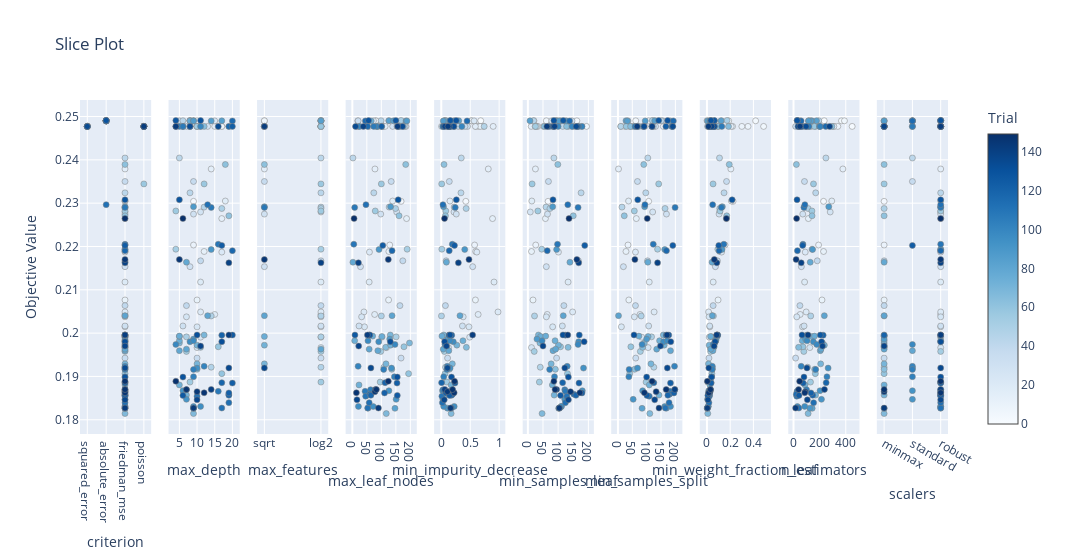

The notebook cell this image was saved under:
### Code cell
# Hyperparameters to score dependency

optuna.visualization.plot_slice(study)

### Figure 1 — Plotly figure (JSON) as saved in the notebook; plotly's stock layout.template omitted (floating-point values rounded to 4 significant figures; data arrays with more than 128 entries replaced by an {"elided": "..."} marker saying what was removed)
{"data": [{"marker": {"color": {"elided": "150 int values"}, "colorbar": {"title": {"text": "Trial"}, "x": 1, "xpad": 40}, "colorscale": [[0, "rgb(247,251,255)"], [0.125, "rgb(222,235,247)"], [0.25, "rgb(198,219,239)"], [0.375, "rgb(158,202,225)"], [0.5, "rgb(107,174,214)"], [0.625, "rgb(66,146,198)"], [0.75, "rgb(33,113,181)"], [0.875, "rgb(8,81,156)"], [1, "rgb(8,48,107)"]], "line": {"color": "Grey", "width": 0.5}, "showscale": true}, "mode": "markers", "name": "Feasible Trial", "showlegend": false, "type": "scatter", "x": {"elided": "150 str values"}, "xaxis": "x", "y": {"elided": "150 float values"}, "yaxis": "y"}, {"marker": {"color": {"elided": "150 int values"}, "colorbar": {"title": {"text": "Trial"}, "x": 1, "xpad": 40}, "colorscale": [[0, "rgb(247,251,255)"], [0.125, "rgb(222,235,247)"], [0.25, "rgb(198,219,239)"], [0.375, "rgb(158,202,225)"], [0.5, "rgb(107,174,214)"], [0.625, "rgb(66,146,198)"], [0.75, "rgb(33,113,181)"], [0.875, "rgb(8,81,156)"], [1, "rgb(8,48,107)"]], "line": {"color": "Grey", "width": 0.5}, "showscale": false}, "mode": "markers", "name": "Feasible Trial", "showlegend": false, "type": "scatter", "x": {"elided": "150 int values"}, "xaxis": "x2", "y": {"elided": "150 float values"}, "yaxis": "y2"}, {"marker": {"color": {"elided": "150 int values"}, "colorbar": {"title": {"text": "Trial"}, "x": 1, "xpad": 40}, "colorscale": [[0, "rgb(247,251,255)"], [0.125, "rgb(222,235,247)"], [0.25, "rgb(198,219,239)"], [0.375, "rgb(158,202,225)"], [0.5, "rgb(107,174,214)"], [0.625, "rgb(66,146,198)"], [0.75, "rgb(33,113,181)"], [0.875, "rgb(8,81,156)"], [1, "rgb(8,48,107)"]], "line": {"color": "Grey", "width": 0.5}, "showscale": false}, "mode": "markers", "name": "Feasible Trial", "showlegend": false, "type": "scatter", "x": {"elided": "150 str values"}, "xaxis": "x3", "y": {"elided": "150 float values"}, "yaxis": "y3"}, {"marker": {"color": {"elided": "150 int values"}, "colorbar": {"title": {"text": "Trial"}, "x": 1, "xpad": 40}, "colorscale": [[0, "rgb(247,251,255)"], [0.125, "rgb(222,235,247)"], [0.25, "rgb(198,219,239)"], [0.375, "rgb(158,202,225)"], [0.5, "rgb(107,174,214)"], [0.625, "rgb(66,146,198)"], [0.75, "rgb(33,113,181)"], [0.875, "rgb(8,81,156)"], [1, "rgb(8,48,107)"]], "line": {"color": "Grey", "width": 0.5}, "showscale": false}, "mode": "markers", "name": "Feasible Trial", "showlegend": false, "type": "scatter", "x": {"elided": "150 int values"}, "xaxis": "x4", "y": {"elided": "150 float values"}, "yaxis": "y4"}, {"marker": {"color": {"elided": "150 int values"}, "colorbar": {"title": {"text": "Trial"}, "x": 1, "xpad": 40}, "colorscale": [[0, "rgb(247,251,255)"], [0.125, "rgb(222,235,247)"], [0.25, "rgb(198,219,239)"], [0.375, "rgb(158,202,225)"], [0.5, "rgb(107,174,214)"], [0.625, "rgb(66,146,198)"], [0.75, "rgb(33,113,181)"], [0.875, "rgb(8,81,156)"], [1, "rgb(8,48,107)"]], "line": {"color": "Grey", "width": 0.5}, "showscale": false}, "mode": "markers", "name": "Feasible Trial", "showlegend": false, "type": "scatter", "x": {"elided": "150 float values"}, "xaxis": "x5", "y": {"elided": "150 float values"}, "yaxis": "y5"}, {"marker": {"color": {"elided": "150 int values"}, "colorbar": {"title": {"text": "Trial"}, "x": 1, "xpad": 40}, "colorscale": [[0, "rgb(247,251,255)"], [0.125, "rgb(222,235,247)"], [0.25, "rgb(198,219,239)"], [0.375, "rgb(158,202,225)"], [0.5, "rgb(107,174,214)"], [0.625, "rgb(66,146,198)"], [0.75, "rgb(33,113,181)"], [0.875, "rgb(8,81,156)"], [1, "rgb(8,48,107)"]], "line": {"color": "Grey", "width": 0.5}, "showscale": false}, "mode": "markers", "name": "Feasible Trial", "showlegend": false, "type": "scatter", "x": {"elided": "150 int values"}, "xaxis": "x6", "y": {"elided": "150 float values"}, "yaxis": "y6"}, {"marker": {"color": {"elided": "150 int values"}, "colorbar": {"title": {"text": "Trial"}, "x": 1, "xpad": 40}, "colorscale": [[0, "rgb(247,251,255)"], [0.125, "rgb(222,235,247)"], [0.25, "rgb(198,219,239)"], [0.375, "rgb(158,202,225)"], [0.5, "rgb(107,174,214)"], [0.625, "rgb(66,146,198)"], [0.75, "rgb(33,113,181)"], [0.875, "rgb(8,81,156)"], [1, "rgb(8,48,107)"]], "line": {"color": "Grey", "width": 0.5}, "showscale": false}, "mode": "markers", "name": "Feasible Trial", "showlegend": false, "type": "scatter", "x": {"elided": "150 int values"}, "xaxis": "x7", "y": {"elided": "150 float values"}, "yaxis": "y7"}, {"marker": {"color": {"elided": "150 int values"}, "colorbar": {"title": {"text": "Trial"}, "x": 1, "xpad": 40}, "colorscale": [[0, "rgb(247,251,255)"], [0.125, "rgb(222,235,247)"], [0.25, "rgb(198,219,239)"], [0.375, "rgb(158,202,225)"], [0.5, "rgb(107,174,214)"], [0.625, "rgb(66,146,198)"], [0.75, "rgb(33,113,181)"], [0.875, "rgb(8,81,156)"], [1, "rgb(8,48,107)"]], "line": {"color": "Grey", "width": 0.5}, "showscale": false}, "mode": "markers", "name": "Feasible Trial", "showlegend": false, "type": "scatter", "x": {"elided": "150 float values"}, "xaxis": "x8", "y": {"elided": "150 float values"}, "yaxis": "y8"}, {"marker": {"color": {"elided": "150 int values"}, "colorbar": {"title": {"text": "Trial"}, "x": 1, "xpad": 40}, "colorscale": [[0, "rgb(247,251,255)"], [0.125, "rgb(222,235,247)"], [0.25, "rgb(198,219,239)"], [0.375, "rgb(158,202,225)"], [0.5, "rgb(107,174,214)"], [0.625, "rgb(66,146,198)"], [0.75, "rgb(33,113,181)"], [0.875, "rgb(8,81,156)"], [1, "rgb(8,48,107)"]], "line": {"color": "Grey", "width": 0.5}, "showscale": false}, "mode": "markers", "name": "Feasible Trial", "showlegend": false, "type": "scatter", "x": {"elided": "150 int values"}, "xaxis": "x9", "y": {"elided": "150 float values"}, "yaxis": "y9"}, {"marker": {"color": {"elided": "150 int values"}, "colorbar": {"title": {"text": "Trial"}, "x": 1, "xpad": 40}, "colorscale": [[0, "rgb(247,251,255)"], [0.125, "rgb(222,235,247)"], [0.25, "rgb(198,219,239)"], [0.375, "rgb(158,202,225)"], [0.5, "rgb(107,174,214)"], [0.625, "rgb(66,146,198)"], [0.75, "rgb(33,113,181)"], [0.875, "rgb(8,81,156)"], [1, "rgb(8,48,107)"]], "line": {"color": "Grey", "width": 0.5}, "showscale": false}, "mode": "markers", "name": "Feasible Trial", "showlegend": false, "type": "scatter", "x": {"elided": "150 str values"}, "xaxis": "x10", "y": {"elided": "150 float values"}, "yaxis": "y10"}], "layout": {"title": {"text": "Slice Plot"}, "width": 3000, "xaxis": {"anchor": "y", "categoryarray": ["squared_error", "absolute_error", "friedman_mse", "poisson"], "categoryorder": "array", "domain": [0, 0.082], "title": {"text": "criterion"}, "type": "category"}, "xaxis10": {"anchor": "y10", "categoryarray": ["minmax", "standard", "robust"], "categoryorder": "array", "domain": [0.918, 1.0], "title": {"text": "scalers"}, "type": "category"}, "xaxis2": {"anchor": "y2", "domain": [0.102, 0.184], "title": {"text": "max_depth"}}, "xaxis3": {"anchor": "y3", "categoryarray": ["sqrt", "log2", null], "categoryorder": "array", "domain": [0.204, 0.286], "title": {"text": "max_features"}, "type": "category"}, "xaxis4": {"anchor": "y4", "domain": [0.306, 0.388], "title": {"text": "max_leaf_nodes"}}, "xaxis5": {"anchor": "y5", "domain": [0.408, 0.49], "title": {"text": "min_impurity_decrease"}}, "xaxis6": {"anchor": "y6", "domain": [0.51, 0.592], "title": {"text": "min_samples_leaf"}}, "xaxis7": {"anchor": "y7", "domain": [0.612, 0.694], "title": {"text": "min_samples_split"}}, "xaxis8": {"anchor": "y8", "domain": [0.714, 0.796], "title": {"text": "min_weight_fraction_leaf"}}, "xaxis9": {"anchor": "y9", "domain": [0.816, 0.898], "title": {"text": "n_estimators"}}, "yaxis": {"anchor": "x", "domain": [0, 1], "title": {"text": "Objective Value"}}, "yaxis10": {"anchor": "x10", "domain": [0, 1], "matches": "y", "showticklabels": false}, "yaxis2": {"anchor": "x2", "domain": [0, 1], "matches": "y", "showticklabels": false}, "yaxis3": {"anchor": "x3", "domain": [0, 1], "matches": "y", "showticklabels": false}, "yaxis4": {"anchor": "x4", "domain": [0, 1], "matches": "y", "showticklabels": false}, "yaxis5": {"anchor": "x5", "domain": [0, 1], "matches": "y", "showticklabels": false}, "yaxis6": {"anchor": "x6", "domain": [0, 1], "matches": "y", "showticklabels": false}, "yaxis7": {"anchor": "x7", "domain": [0, 1], "matches": "y", "showticklabels": false}, "yaxis8": {"anchor": "x8", "domain": [0, 1], "matches": "y", "showticklabels": false}, "yaxis9": {"anchor": "x9", "domain": [0, 1], "matches": "y", "showticklabels": false}}}
